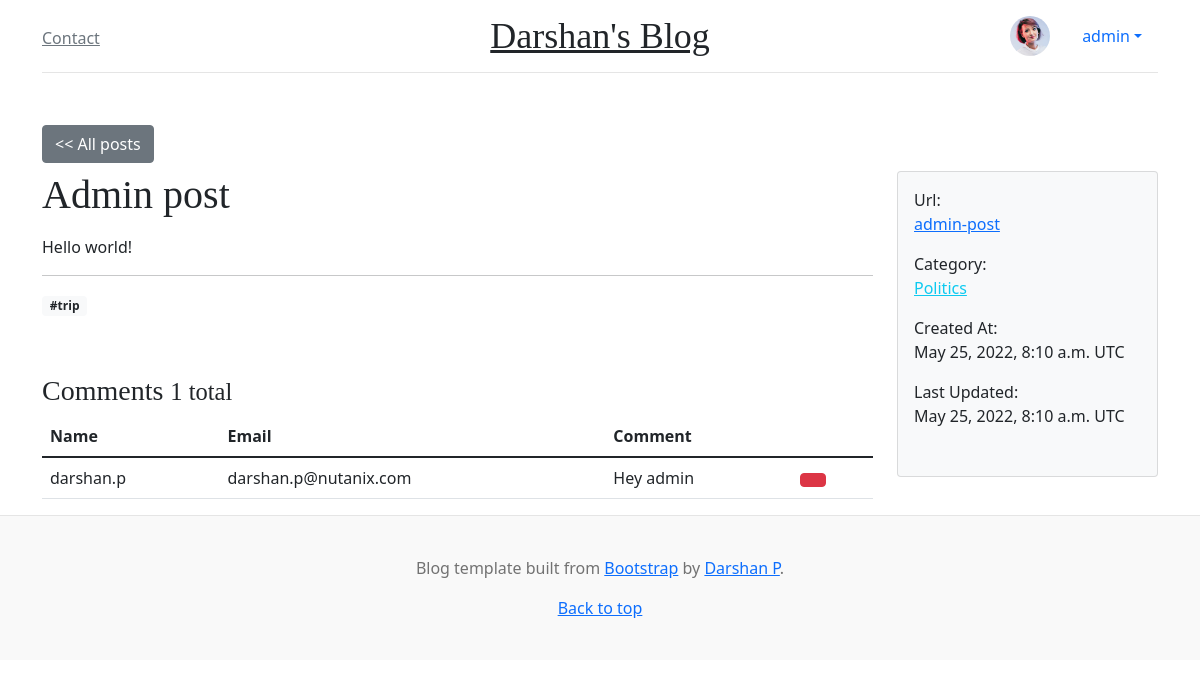
Before: /posts/admin-post (signed in) with the older database file.
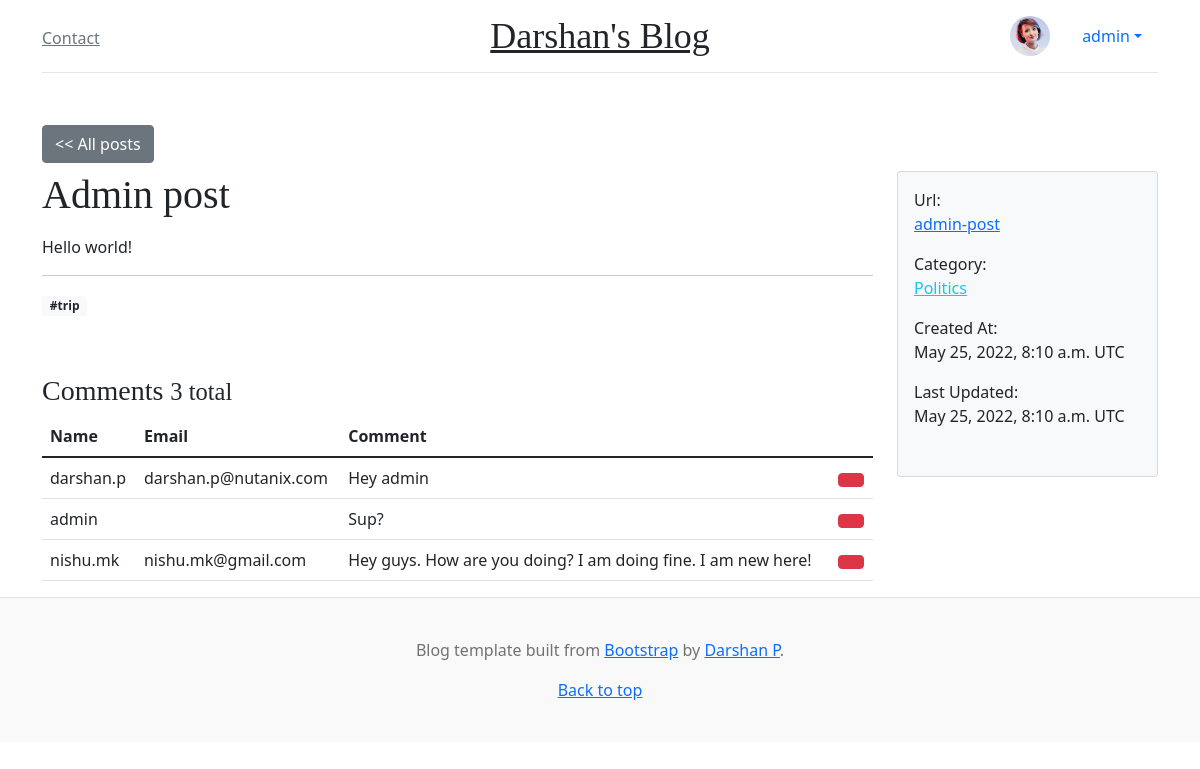
After: the same page with the newer database file.
### blog/models.py (models this page shows, shortened)
class Tag(models.Model):
    name = models.CharField(max_length=50, unique=True)

class Post(models.Model):
    class Meta:
        ordering = ['created_at']
        db_table = 'posts'
    POST_LENGTHS = [
        ('S', 'Small'),
        ('M', 'Medium'),
        ('L', 'Large')
    ]
    post_length = models.CharField(max_length=1, choices=POST_LENGTHS)
    title = models.CharField(max_length=50)
    body = models.TextField()
    slug = AutoSlugField(populate_from='title', unique=True, editable=True)
    categories = models.ManyToManyField('Category', related_name='posts', blank=True)
    tags = models.ManyToManyField('Tag', related_name='posts', blank=True,
                                  help_text='Hold down “Control”, or “Command” on a Mac, to select more than one.')
    user = models.ForeignKey(User, on_delete=models.SET_NULL, null=True)
    created_at = models.DateTimeField(auto_now_add=True)
    updated_at = models.DateTimeField(auto_now_add=True)

class Comment(models.Model):
    post = models.ForeignKey(Post, on_delete=models.CASCADE, related_name="comments")
    text = models.TextField()
    user = models.ForeignKey(User, on_delete=models.SET_NULL, null=True)
    approved = models.BooleanField(default=False)
    commented_at = models.DateTimeField(auto_now_add=True)

class Category(models.Model):
    class Meta:
        verbose_name_plural = 'Categories'
    name = models.CharField(max_length=50, unique=True)

### blog/views.py (the view)
# urls.py: path('posts/<slug:slug>', views.PostDetailView.as_view(), name='post_detail'),
class PostDetailView(LoginRequiredMixin, generic.DetailView):
    model = Post
    def get_context_data(self, **kwargs):
        context_data = super().get_context_data(**kwargs)
        context_data.update({"tz": settings.TIME_ZONE})
        return context_data
    def get_queryset(self):
        return Post.objects.filter(slug=self.kwargs["slug"], user=self.request.user)

### blog/context_processors.py (called while the page is built)
def categories(request):
    return {
        'tags': Tag.objects.order_by('id')
    }

### blog/templates/blog/post_detail.html (shortened to what this page needs)
{% extends "base.html" %}
{% load crispy_forms_tags %}
{% load icons %}
{% block extrastyle %}
<link href="https://maxcdn.bootstrapcdn.com/font-awesome/4.7.0/css/font-awesome.min.css"
      rel="stylesheet"
>
{% endblock %}
{% block content %}
<div class="row">
    <div class="col-2">
        <a type="button" class="btn btn-secondary" href="{% url 'blog:post_list' %}"><< All posts</a>
    </div>
</div>
<div class="row mt-2">
    <div class="col-9">
        <h1>{{ post.title }}</h1>
        <p class="lead">{{ post.body | safe }}</p>
        <hr>
        <div class="tags">
            {% for tag in post.tags.all %}
            <span class="badge bg-light text-dark mb-2">#{{tag.name}}</span>
            {% endfor %}
        </div>
        <div id="backend-comments" style="margin-top: 50px;">
            <h3>Comments <small>{{ post.comments.count }} total</small></h3>
            <table class="table">
                <thead>
                    <tr>
                        <th>Name</th>
                        <th>Email</th>
                        <th>Comment</th>
                        <th></th>
                    </tr>
                </thead>
                <tbody>
                    {% for comment in post.comments.all %}
                    <tr>
                        <td>{{ comment.user.username }}</td>
                        <td>{{ comment.user.email }}</td>
                        <td>{{ comment.text }}</td>
                        <td class="justify-content-end">
                            <form method="POST" action="{% url 'blog:comment_delete' comment.id %}">
                                <button type="submit" class="btn btn-xs btn-danger" data-bs-toggle="tooltip" data-bs-placement="top" title="Delete">{% icon 'delete' %}</button>
                            </form>
                        </td>
                    </tr>
                    {% endfor %}
                </tbody>
            </table>
        </div>
    </div>
    <div class="col-3">
        <div class="card card-body bg-light">
            <dl class="dl-horizontal">
                <label>Url:</label>
                <p><a href="{% url 'blog:blog_detail' post.slug %}">{{ post.slug }}</a></p>
                <label>Category:</label>
                {% for category in post.categories.all %}
                <p><a href="#" class="link-info">{{category.name}}</a></p>
                {% empty %}
                <p>No categories assigned</p>
                {% endfor %}
                <label>Created At:</label>
                <p>{{ post.created_at }} {{tz}}</p>
                <label>Last Updated:</label>
                <p>{{ post.updated_at }} {{tz}}</p>
            </dl>
        </div>
    </div>
</div>
{% endblock %}

Changed rows visible on the page:
computed for Post "Admin post": comments.count "1" → "3"
added Comment: user.username "admin", text "Sup?"
added Comment: user.username "nishu.mk", user.email "nishu.mk@gmail.com", text "Hey guys. How are you doing? I am doing fine. I am new here!"
